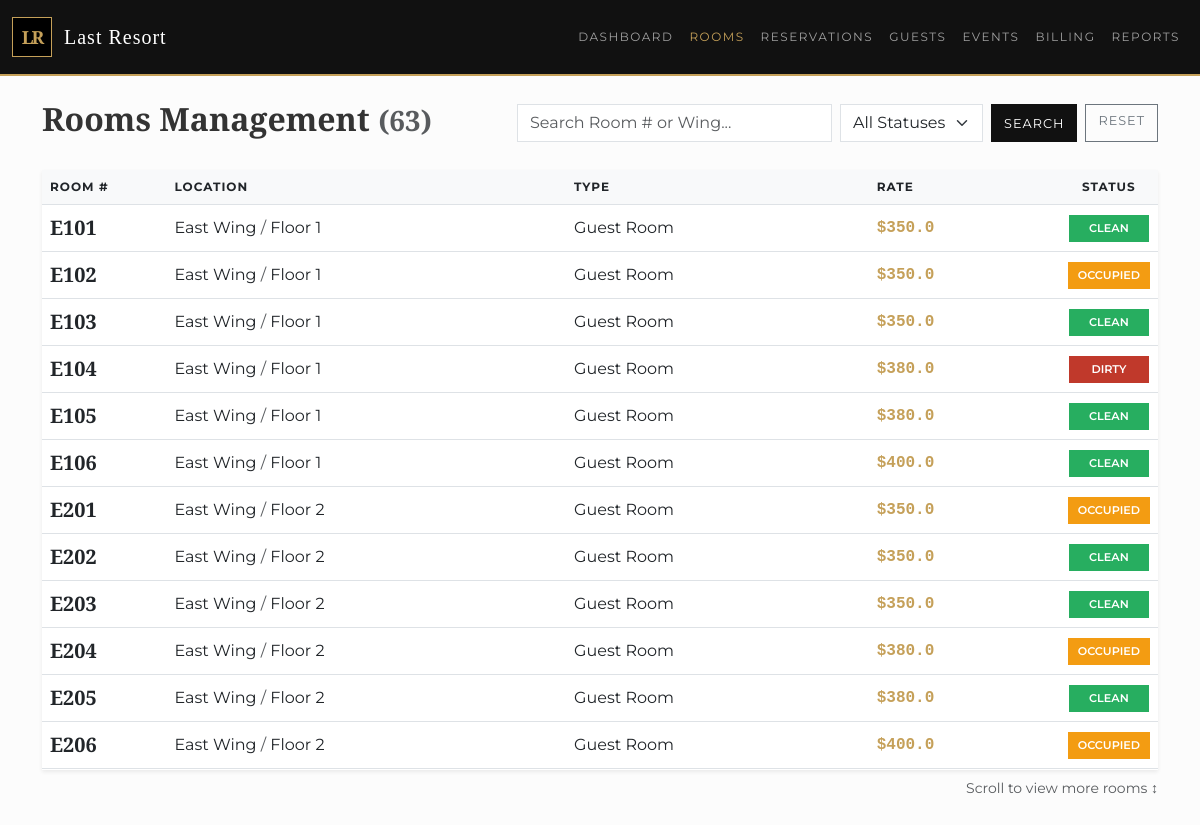
Screenshot of /rooms with the database file from the repository.
### tables this page shows
CREATE TABLE room (
    roomId INTEGER PRIMARY KEY,
    floorId INTEGER,
    roomNumber TEXT,
    baseRate REAL,
    currentStatus TEXT, -- Clean, Dirty, Occupied, OOO
    isSmokingRoom BOOLEAN,
    FOREIGN KEY(floorId) REFERENCES floor(floorId)
);

CREATE TABLE wing (
    wingId INTEGER PRIMARY KEY,
    buildingId INTEGER,
    wingName TEXT,
    FOREIGN KEY(buildingId) REFERENCES building(buildingId)
);

CREATE TABLE floor (
    floorId INTEGER PRIMARY KEY,
    wingId INTEGER,
    floorNo INTEGER,
    FOREIGN KEY(wingId) REFERENCES wing(wingId)
);

CREATE TABLE room_function (
    functionCode TEXT PRIMARY KEY, -- SLP, MTG, STE
    name TEXT
);

### app.py (the view)
@app.route('/rooms')
def rooms():
    db = get_db()
    status_filter = request.args.get('status', 'All')
    search_query = request.args.get('search', '')
    sql = """
        SELECT r.roomId, r.roomNumber, r.currentStatus, r.baseRate,
               w.wingName, f.floorNo, rf.name as funcName
        FROM room r
        JOIN floor f ON r.floorId = f.floorId
        JOIN wing w ON f.wingId = w.wingId
        LEFT JOIN room_has_function rhf ON r.roomId = rhf.roomId
        LEFT JOIN room_function rf ON rhf.functionCode = rf.functionCode
        WHERE 1=1
    """
    params = []
    if status_filter != 'All':
        sql += " AND r.currentStatus = ?"
        params.append(status_filter)
    if search_query:
        sql += " AND (r.roomNumber LIKE ? OR w.wingName LIKE ?)"
        params.append(f'%{search_query}%')
        params.append(f'%{search_query}%')
    rooms_data = db.execute(sql, params).fetchall()
    return render_template('rooms.html', rooms=rooms_data, active_page='rooms')

### app.py (called while the page is built)
def get_db():
    db = getattr(g, '_database', None)
    if db is None:
        db = g._database = sqlite3.connect(DATABASE)
        db.row_factory = sqlite3.Row
    return db

@app.teardown_appcontext
def close_connection(exception):
    db = getattr(g, '_database', None)
    if db is not None:
        db.close()

### templates/rooms.html (shortened to what this page needs)
{% extends "base.html" %}
{% block content %}
<div class="row align-items-center mb-4">
    <div class="col-md-5">
        <h2>Rooms Management <small class="text-muted">({{ rooms|length }})</small></h2>
    </div>
    <div class="col-md-7">
        <form action="/rooms" method="get" class="d-flex gap-2 justify-content-end">
            <input type="text" name="search" class="form-control rounded-0" placeholder="Search Room # or Wing..." value="{{ request.args.get('search', '') }}">
            <select name="status" class="form-select w-auto rounded-0" onchange="this.form.submit()">
                <option value="All">All Statuses</option>
            </select>
            <button type="submit" class="btn btn-primary">Search</button>
            {% if request.args.get('search') or request.args.get('status') != 'All' %}
            <a href="/rooms" class="btn btn-outline-secondary rounded-0">Reset</a>
            {% endif %}
        </form>
    </div>
</div>
<div class="table-scroll-container card rounded-0 border-0 shadow-sm">
    <table class="table table-custom align-middle mb-0">
        <thead>
            <tr>
                <th class="text-nowrap" style="width: 1%;">Room #</th>
                <th>Location</th>
                <th>Type</th>
                <th class="text-nowrap">Rate</th>
                <th class="text-nowrap text-center" style="width: 1%;">Status</th>
            </tr>
        </thead>
        <tbody>
            {% for room in rooms %}
            <tr>
                <td class="text-nowrap">
                    <a href="/room/{{ room.roomId }}" class="text-decoration-none fw-bold fs-5 text-dark" style="font-family: 'Cinzel', serif;">{{ room.roomNumber }}</a>
                </td>
                <td>{{ room.wingName }} <span class="text-muted">/</span> Floor {{ room.floorNo }}</td>
                <td>{{ room.funcName }}</td>
                <td class="text-nowrap fw-bold" style="color: var(--primary-gold); font-family: monospace;">${{ room.baseRate }}</td>
                <td class="text-nowrap text-center">
                    <span class="status-badge {% if room.currentStatus=='Clean' %}status-clean{% elif room.currentStatus=='Occupied' %}status-occupied{% else %}status-dirty{% endif %}">
                        {{ room.currentStatus }}
                    </span>
                </td>
            </tr>
            {% endfor %}
        </tbody>
    </table>
</div>
<div class="mt-2 text-muted small text-end">Scroll to view more rooms ↕</div>
{% endblock %}

### static/css/style.css (style rules this page uses)
:root { --primary-black: #111; --primary-gold: #c5a059; --text-dark: #333; --table-header-grey: #f8f9fa; --border-color: #e5e5e5; --status-clean: #27ae60; --status-occupied: #f39c12; --status-dirty: #c0392b; }
body { font-family: 'Montserrat', sans-serif; background-color: #fcfcfc; color: var(--text-dark); }
h1, h2, h3, h4, h5, h6 { font-family: 'Cinzel', serif; font-weight: 600; }
.table-custom thead, .table-hover thead { background-color: var(--table-header-grey); color: var(--primary-black); font-family: 'Montserrat', sans-serif; font-size: 0.75rem; text-transform: uppercase; letter-spacing: 1px; }
.table-scroll-container { max-height: 600px; overflow-y: auto; overflow-x: auto; border: 1px solid var(--border-color); background: white; }
.table-scroll-container table { min-width: 100%; white-space: nowrap; }
.table-scroll-container thead th { position: sticky; top: 0; background-color: var(--table-header-grey); z-index: 20; box-shadow: 0 2px 2px -1px rgba(0,0,0,0.1); border-top: none; }
.status-badge { padding: 5px 10px; border-radius: 0; font-size: 0.7rem; font-weight: 600; text-transform: uppercase; color: white; display: inline-block; min-width: 80px; text-align: center; }
.status-clean { background-color: var(--status-clean); }
.status-dirty { background-color: var(--status-dirty); }
.status-occupied { background-color: var(--status-occupied); }
.btn { border-radius: 0 !important; text-transform: uppercase; font-family: 'Montserrat', sans-serif; letter-spacing: 1px; font-size: 0.8rem; }
.btn-primary { background-color: var(--primary-black); border-color: var(--primary-black); color: white; }

### rows the page displays
room: roomNumber "E101", wingName "East Wing", floorNo "1", funcName "Guest Room", baseRate "350.0", currentStatus "CLEAN"
room: roomNumber "E102", wingName "East Wing", floorNo "1", funcName "Guest Room", baseRate "350.0", currentStatus "OCCUPIED"
room: roomNumber "E103", wingName "East Wing", floorNo "1", funcName "Guest Room", baseRate "350.0", currentStatus "CLEAN"
room: roomNumber "E104", wingName "East Wing", floorNo "1", funcName "Guest Room", baseRate "380.0", currentStatus "DIRTY"
room: roomNumber "E105", wingName "East Wing", floorNo "1", funcName "Guest Room", baseRate "380.0", currentStatus "CLEAN"
room: roomNumber "E106", wingName "East Wing", floorNo "1", funcName "Guest Room", baseRate "400.0", currentStatus "CLEAN"
room: roomNumber "E201", wingName "East Wing", floorNo "2", funcName "Guest Room", baseRate "350.0", currentStatus "OCCUPIED"
room: roomNumber "E202", wingName "East Wing", floorNo "2", funcName "Guest Room", baseRate "350.0", currentStatus "CLEAN"
room: roomNumber "E203", wingName "East Wing", floorNo "2", funcName "Guest Room", baseRate "350.0", currentStatus "CLEAN"
room: roomNumber "E204", wingName "East Wing", floorNo "2", funcName "Guest Room", baseRate "380.0", currentStatus "OCCUPIED"
room: roomNumber "E205", wingName "East Wing", floorNo "2", funcName "Guest Room", baseRate "380.0", currentStatus "CLEAN"
room: roomNumber "E206", wingName "East Wing", floorNo "2", funcName "Guest Room", baseRate "400.0", currentStatus "OCCUPIED"

### other values shown
{{ rooms|length }} "63"
